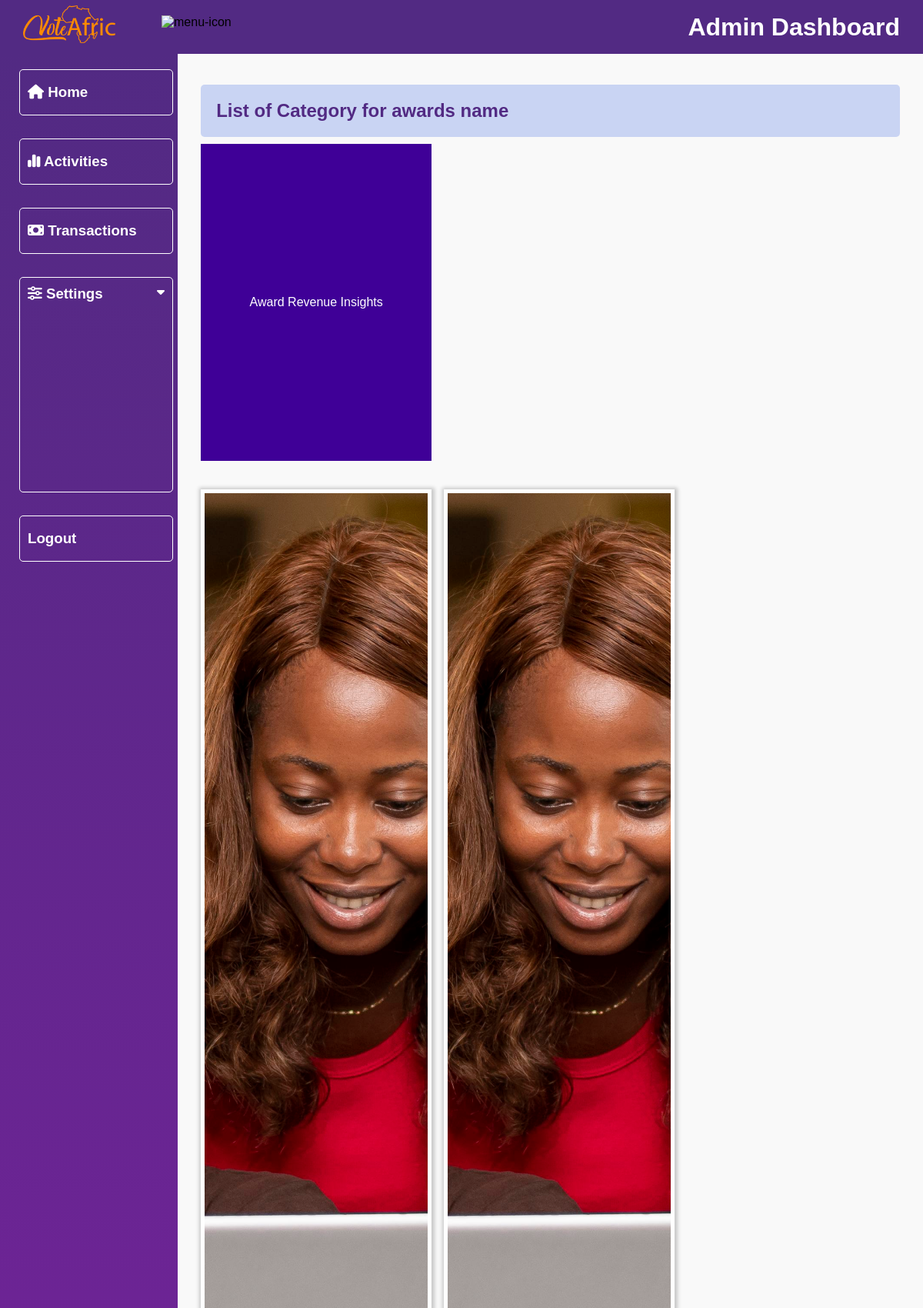
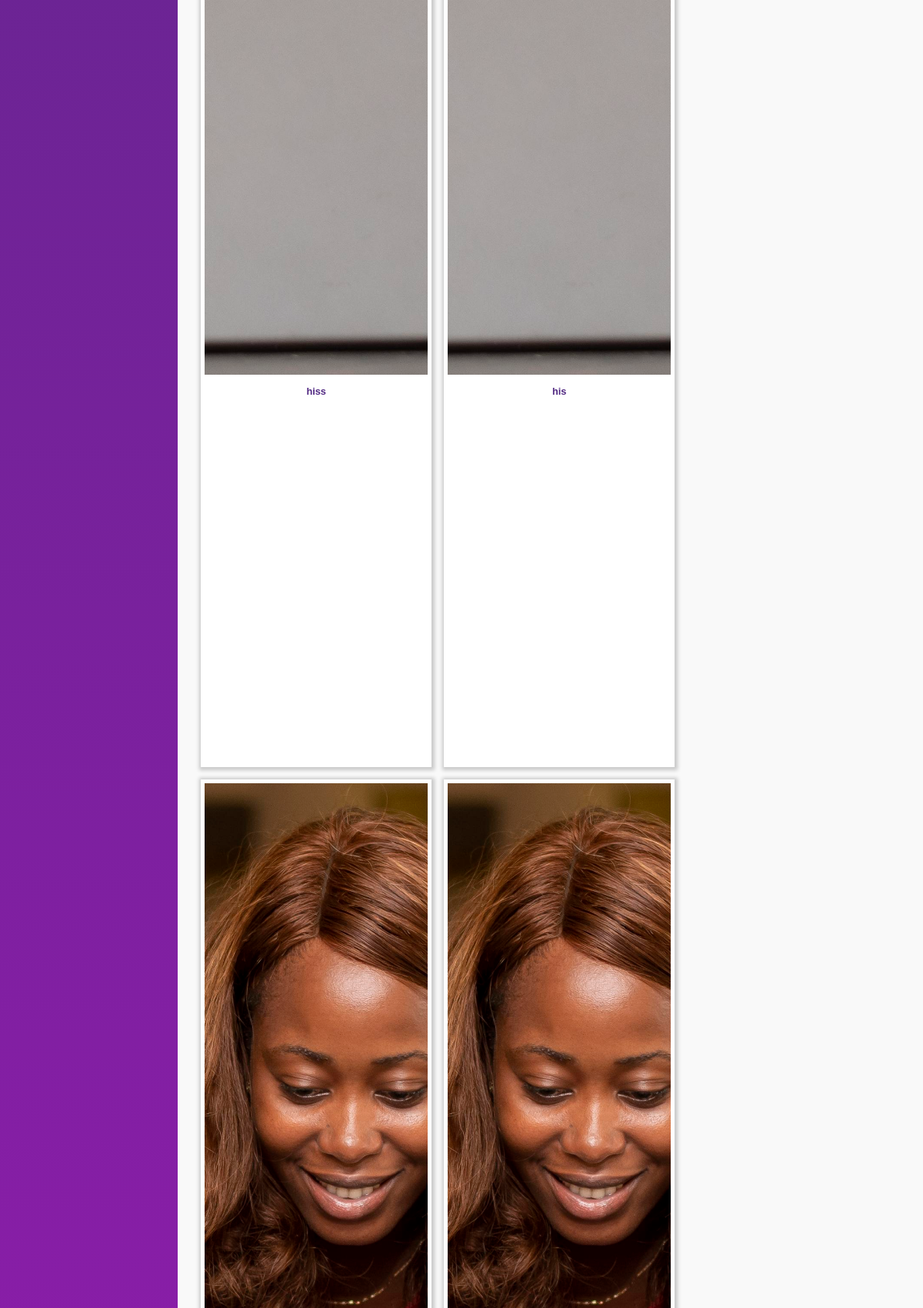
The app's page /dashboard/activity-category/ghana-wards/ (upper part) with its own data (2 pictures, top to bottom).
### vote/models.py (models this page shows, shortened)
class SubCategory(models.Model):
    category = models.ForeignKey(Category, on_delete=models.CASCADE)
    content = models.CharField(max_length=100)
    slug = models.SlugField(unique=True)
    date = models.DateTimeField(timezone.now)
    class Meta:
        verbose_name_plural = "sub categories"
        ordering = ('-date',)

class Category(models.Model):
    award = models.CharField(max_length=100)
    title = models.CharField(max_length=100, null=True)
    image = models.ImageField(upload_to="category")
    slug = models.SlugField(unique=True)
    date_added = models.DateTimeField('date added', null=True)
    end_date = models.DateTimeField('end date', null=True)
    class Meta:
        verbose_name_plural = "categories"
        ordering = ('-date_added',)

### dashboard/views.py (the view)
# urls.py: path('activity-category/<slug:category_slug>/', views.activity_category, name='activity_category'),
def activity_category(request, category_slug):
    category = None
    award = SubCategory.objects.all()
    if category_slug:
        category = get_object_or_404(Category, slug=category_slug)
        award = award.filter(category=category)
    context = {
        'category': category,
        'award': award,
        'title': 'adminPage'
    }
    return render(request, 'dashboard/activity-category.html', context)

### dashboard/templates/dashboard/activity-category.html (shortened to what this page needs)
{% extends 'dashboard/base.html' %}
{% load static %}
{% block content %}
        <div class="main">
            <div class="category-interface-container">
                <div class="heading">
                    <h2>List of Category for awards name</h2>
                </div>
                <a href=""class="insight">
                <button>Award Revenue Insights </button>
                </a>
                <div class="categories-container">
                    {% for n in award %}
                    <a href="{% url 'activity_nominee' n.slug %}">
                        <div class="category">
                            <div class="cat-img">
                                <img src="{{ n.category.image.url }}" alt="geima">
                            </div>
                            <div class="cat-name">
                                <h2>{{ n.content }}</h2>
                            </div>
                        </div>
                    </a>
                    {% endfor %}
                </div>
            </div>
        </div>
    </div>
{% endblock %}

### vote/static/vote/admin.css (style rules this page uses)
* { margin: 0; padding: 0; box-sizing: border-box; font-family: "Poppins", sans-serif; list-style: none; text-decoration: none; }
:root { --background-color1: #fafaff; --background-color2: #ffffff; --background-color3: #ededed; --background-color4: #afc0f0a4; --primary-color: #4b49ac; --secondary-color: #0c007d; --Border-color: #3f0097; --one-use-color: #3f0097; --two-use-color: #5500cb; --red: #E31C25; --blue: #092347; --white: #fff; --blue: #011f4a; --voiletColor: #522a83; --orangeColor: #fb812b; --whiteColor: #fff; }
body { max-width: 100%; overflow-x: hidden; background-color: #f9f9f9; }
.heading { background-color: var(--background-color4); padding: 20px; border-radius: 5px; margin-bottom: 1%; color: var(--voiletColor); font-weight: 900; }
.main { height: calc(100vh - 70px); width: 100%; overflow-y: scroll; overflow-x: hidden; padding: 40px 30px 30px 30px; }
.ongoin-awards-container, .categories-container, .registered-awards-container, .registered-category, .transaction-for-awards { padding-top: 4%; display: flex; flex-wrap: wrap; gap: 1rem; }
.ongoin-awards-container h2, .categories-container h2, .list-of-nominees h2, .registered-awards-container h2, .registered-category h2, .transaction-for-awards h2 { font-size: 0.8rem; text-align: center; color: var(--voiletColor); padding: 10px; }
.ongoin-awards-container a, .categories-container a, .registered-category a { padding: 5px; width: 100%; max-width: 300px; box-shadow: 1px 1px 5px 3px rgba(0, 0, 0, 0.2); cursor: pointer; min-height: 40vh; background-color: var(--white); }
.insight button { width: 100%; max-width: 300px; border: none; background-color: var(--Border-color); cursor: pointer; color: var(--white); height: 8vh; font-size: 1rem; }
.awards-img img, .category img, .registered-awards img, .awards-transaction-container img { width: 100%; height: 30vh; object-fit: cover; }

### records on screen
SubCategory: category.image (picture), content "hiss"
SubCategory: category.image (picture), content "his"
SubCategory: category.image (picture)
SubCategory: category.image (picture)
